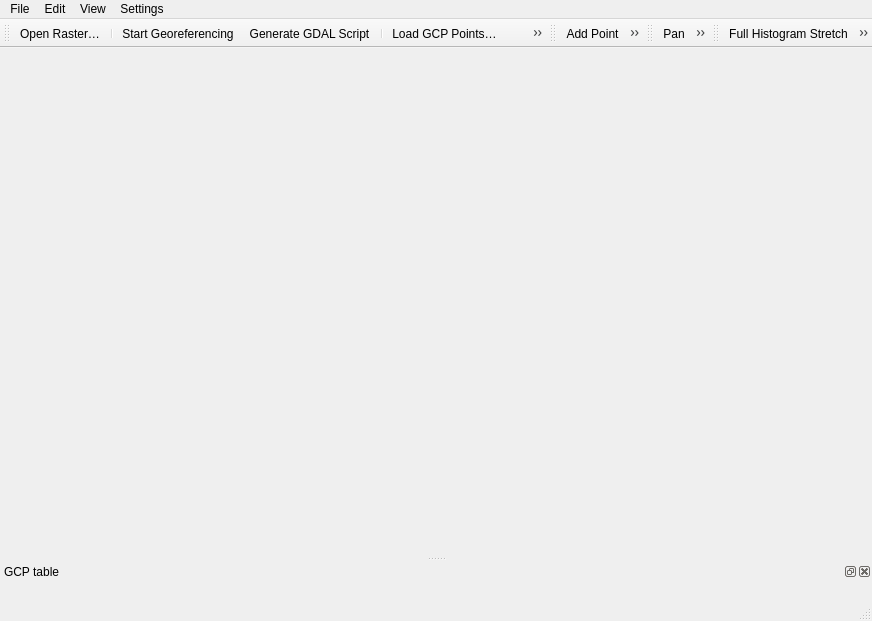
<?xml version="1.0" encoding="UTF-8"?>
<ui version="4.0">
 <class>QgsGeorefPluginGuiBase</class>
 <widget class="QMainWindow" name="QgsGeorefPluginGuiBase">
  <property name="geometry">
   <rect>
    <x>0</x>
    <y>0</y>
    <width>872</width>
    <height>621</height>
   </rect>
  </property>
  <property name="windowTitle">
   <string>Georeferencer</string>
  </property>
  <widget class="QWidget" name="mCentralwidget"/>
  <widget class="QMenuBar" name="menubar">
   <property name="geometry">
    <rect>
     <x>0</x>
     <y>0</y>
     <width>872</width>
     <height>25</height>
    </rect>
   </property>
   <widget class="QMenu" name="menuFile">
    <property name="title">
     <string>File</string>
    </property>
    <addaction name="mActionReset"/>
    <addaction name="mActionOpenRaster"/>
    <addaction name="separator"/>
    <addaction name="mActionStartGeoref"/>
    <addaction name="mActionGDALScript"/>
    <addaction name="separator"/>
    <addaction name="mActionLoadGCPpoints"/>
    <addaction name="mActionSaveGCPpoints"/>
    <addaction name="separator"/>
    <addaction name="mActionQuit"/>
   </widget>
   <widget class="QMenu" name="menuView">
    <property name="title">
     <string>View</string>
    </property>
    <addaction name="mActionPan"/>
    <addaction name="mActionZoomIn"/>
    <addaction name="mActionZoomOut"/>
    <addaction name="mActionZoomToLayer"/>
    <addaction name="mActionZoomLast"/>
    <addaction name="mActionZoomNext"/>
    <addaction name="separator"/>
    <addaction name="mActionLinkGeorefToQGis"/>
    <addaction name="mActionLinkQGisToGeoref"/>
   </widget>
   <widget class="QMenu" name="menuEdit">
    <property name="title">
     <string>Edit</string>
    </property>
    <addaction name="mActionAddPoint"/>
    <addaction name="mActionDeletePoint"/>
    <addaction name="mActionMoveGCPPoint"/>
   </widget>
   <widget class="QMenu" name="menuSettings">
    <property name="title">
     <string>Settings</string>
    </property>
    <addaction name="mActionTransformSettings"/>
    <addaction name="mActionRasterProperties"/>
    <addaction name="mActionGeorefConfig"/>
   </widget>
   <addaction name="menuFile"/>
   <addaction name="menuEdit"/>
   <addaction name="menuView"/>
   <addaction name="menuSettings"/>
  </widget>
  <widget class="QStatusBar" name="statusbar"/>
  <widget class="QToolBar" name="toolBarFile">
   <property name="windowTitle">
    <string>File</string>
   </property>
   <property name="iconSize">
    <size>
     <width>24</width>
     <height>24</height>
    </size>
   </property>
   <attribute name="toolBarArea">
    <enum>TopToolBarArea</enum>
   </attribute>
   <attribute name="toolBarBreak">
    <bool>false</bool>
   </attribute>
   <addaction name="mActionOpenRaster"/>
   <addaction name="separator"/>
   <addaction name="mActionStartGeoref"/>
   <addaction name="mActionGDALScript"/>
   <addaction name="separator"/>
   <addaction name="mActionLoadGCPpoints"/>
   <addaction name="mActionSaveGCPpoints"/>
   <addaction name="separator"/>
   <addaction name="mActionTransformSettings"/>
  </widget>
  <widget class="QToolBar" name="toolBarEdit">
   <property name="windowTitle">
    <string>Edit</string>
   </property>
   <property name="iconSize">
    <size>
     <width>24</width>
     <height>24</height>
    </size>
   </property>
   <attribute name="toolBarArea">
    <enum>TopToolBarArea</enum>
   </attribute>
   <attribute name="toolBarBreak">
    <bool>false</bool>
   </attribute>
   <addaction name="mActionAddPoint"/>
   <addaction name="mActionDeletePoint"/>
   <addaction name="mActionMoveGCPPoint"/>
  </widget>
  <widget class="QToolBar" name="toolBarView">
   <property name="windowTitle">
    <string>View</string>
   </property>
   <property name="iconSize">
    <size>
     <width>24</width>
     <height>24</height>
    </size>
   </property>
   <attribute name="toolBarArea">
    <enum>TopToolBarArea</enum>
   </attribute>
   <attribute name="toolBarBreak">
    <bool>false</bool>
   </attribute>
   <addaction name="mActionPan"/>
   <addaction name="mActionZoomIn"/>
   <addaction name="mActionZoomOut"/>
   <addaction name="mActionZoomToLayer"/>
   <addaction name="mActionZoomLast"/>
   <addaction name="mActionZoomNext"/>
   <addaction name="separator"/>
   <addaction name="mActionLinkGeorefToQGis"/>
   <addaction name="mActionLinkQGisToGeoref"/>
  </widget>
  <widget class="QgsDockWidget" name="dockWidgetGCPpoints">
   <property name="features">
    <set>QgsDockWidget::AllDockWidgetFeatures</set>
   </property>
   <property name="allowedAreas">
    <set>Qt::AllDockWidgetAreas</set>
   </property>
   <property name="windowTitle">
    <string>GCP table</string>
   </property>
   <attribute name="dockWidgetArea">
    <number>8</number>
   </attribute>
   <widget class="QWidget" name="dockWidgetContents">
    <layout class="QHBoxLayout" name="horizontalLayout_2"/>
   </widget>
  </widget>
  <widget class="QToolBar" name="toolBarHistogramStretch">
   <property name="windowTitle">
    <string>Histogram</string>
   </property>
   <attribute name="toolBarArea">
    <enum>TopToolBarArea</enum>
   </attribute>
   <attribute name="toolBarBreak">
    <bool>false</bool>
   </attribute>
   <addaction name="mActionFullHistogramStretch"/>
   <addaction name="mActionLocalHistogramStretch"/>
  </widget>
  <action name="mActionOpenRaster">
   <property name="text">
    <string>Open Raster…</string>
   </property>
   <property name="statusTip">
    <string>Open raster</string>
   </property>
   <property name="shortcut">
    <string>Ctrl+O</string>
   </property>
  </action>
  <action name="mActionZoomIn">
   <property name="text">
    <string>Zoom In</string>
   </property>
   <property name="statusTip">
    <string>Zoom In</string>
   </property>
   <property name="shortcut">
    <string>Ctrl++</string>
   </property>
  </action>
  <action name="mActionZoomOut">
   <property name="text">
    <string>Zoom Out</string>
   </property>
   <property name="statusTip">
    <string>Zoom Out</string>
   </property>
   <property name="shortcut">
    <string>Ctrl+-</string>
   </property>
  </action>
  <action name="mActionZoomToLayer">
   <property name="text">
    <string>Zoom to Layer</string>
   </property>
   <property name="statusTip">
    <string>Zoom to Layer</string>
   </property>
   <property name="shortcut">
    <string>Ctrl+Shift+F</string>
   </property>
  </action>
  <action name="mActionPan">
   <property name="text">
    <string>Pan</string>
   </property>
   <property name="statusTip">
    <string>Pan</string>
   </property>
  </action>
  <action name="mActionTransformSettings">
   <property name="text">
    <string>Transformation Settings…</string>
   </property>
   <property name="statusTip">
    <string>Transformation settings</string>
   </property>
  </action>
  <action name="mActionAddPoint">
   <property name="text">
    <string>Add Point</string>
   </property>
   <property name="statusTip">
    <string>Add point</string>
   </property>
   <property name="shortcut">
    <string>Ctrl+A</string>
   </property>
  </action>
  <action name="mActionDeletePoint">
   <property name="text">
    <string>Delete Point</string>
   </property>
   <property name="statusTip">
    <string>Delete point</string>
   </property>
   <property name="shortcut">
    <string>Ctrl+D</string>
   </property>
  </action>
  <action name="mActionQuit">
   <property name="text">
    <string>Close Georeferencer</string>
   </property>
   <property name="toolTip">
    <string>Close georeferencer</string>
   </property>
   <property name="statusTip">
    <string>Quit</string>
   </property>
  </action>
  <action name="mActionStartGeoref">
   <property name="text">
    <string>Start Georeferencing</string>
   </property>
   <property name="statusTip">
    <string>Start georeferencing</string>
   </property>
   <property name="shortcut">
    <string>Ctrl+G</string>
   </property>
  </action>
  <action name="mActionGDALScript">
   <property name="text">
    <string>Generate GDAL Script</string>
   </property>
   <property name="statusTip">
    <string>Generate GDAL script</string>
   </property>
   <property name="shortcut">
    <string>Ctrl+C</string>
   </property>
  </action>
  <action name="mActionLinkGeorefToQGis">
   <property name="checkable">
    <bool>true</bool>
   </property>
   <property name="text">
    <string>Link Georeferencer to QGIS</string>
   </property>
   <property name="statusTip">
    <string>Link Georeferencer to QGIS</string>
   </property>
  </action>
  <action name="mActionLinkQGisToGeoref">
   <property name="checkable">
    <bool>true</bool>
   </property>
   <property name="text">
    <string>Link QGIS to Georeferencer</string>
   </property>
   <property name="statusTip">
    <string>Link QGIS to Georeferencer</string>
   </property>
  </action>
  <action name="mActionSaveGCPpoints">
   <property name="text">
    <string>Save GCP Points as…</string>
   </property>
   <property name="statusTip">
    <string>Save GCP points as…</string>
   </property>
   <property name="shortcut">
    <string>Ctrl+S</string>
   </property>
  </action>
  <action name="mActionLoadGCPpoints">
   <property name="text">
    <string>Load GCP Points…</string>
   </property>
   <property name="statusTip">
    <string>Load GCP points</string>
   </property>
   <property name="shortcut">
    <string>Ctrl+L</string>
   </property>
  </action>
  <action name="mActionGeorefConfig">
   <property name="text">
    <string>Configure Georeferencer…</string>
   </property>
   <property name="shortcut">
    <string>Ctrl+P</string>
   </property>
  </action>
  <action name="mActionRasterProperties">
   <property name="text">
    <string>Raster Properties…</string>
   </property>
  </action>
  <action name="mActionMoveGCPPoint">
   <property name="text">
    <string>Move GCP Point</string>
   </property>
   <property name="statusTip">
    <string>Move GCP point</string>
   </property>
  </action>
  <action name="mActionZoomNext">
   <property name="text">
    <string>Zoom Next</string>
   </property>
  </action>
  <action name="mActionZoomLast">
   <property name="text">
    <string>Zoom Last</string>
   </property>
  </action>
  <action name="mActionLocalHistogramStretch">
   <property name="text">
    <string>Local Histogram Stretch</string>
   </property>
  </action>
  <action name="mActionFullHistogramStretch">
   <property name="text">
    <string>Full Histogram Stretch</string>
   </property>
  </action>
  <action name="mActionReset">
   <property name="icon">
    <iconset resource="../../../images/images.qrc">
     <normaloff>:/images/themes/default/mIconClear.svg</normaloff>:/images/themes/default/mIconClear.svg</iconset>
   </property>
   <property name="text">
    <string>Reset Georeferencer</string>
   </property>
  </action>
 </widget>
 <customwidgets>
  <customwidget>
   <class>QgsDockWidget</class>
   <extends>QDockWidget</extends>
   <header>qgsdockwidget.h</header>
   <container>1</container>
  </customwidget>
 </customwidgets>
 <resources>
  <include location="../../../images/images.qrc"/>
 </resources>
 <connections/>
</ui>
